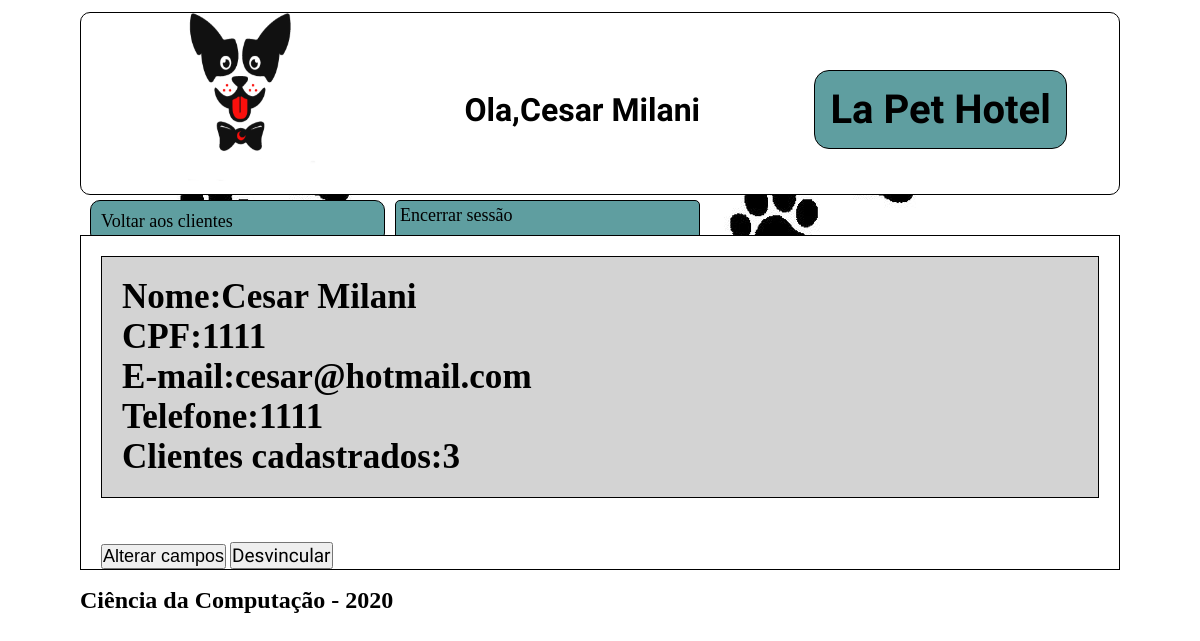
/monitor/11 (signed in), run on the app's committed database.
### cliente/models.py (models this page shows, shortened)
class Pessoa(models.Model):
    _CPF = models.CharField(max_length=16, blank=False,null=False, default=0)
    _nome = models.CharField("Nome",max_length=100,blank=False,null=False)
    _email = models.EmailField("E-Mail",max_length=200,blank=True, null=False, unique=True)
    _tel = models.CharField("Telefone",max_length=20,blank=True,null=True)
    user = models.OneToOneField(User, verbose_name="Usuario",on_delete=models.CASCADE, null=True)
    class Meta:
        abstract = True
    @property
    def nome(self):
        return self._nome
    @property
    def CPF(self):
        return self._CPF
    @property
    def email(self):
        return self._email
    @property
    def tel(self):
        return self._tel

class Monitor(Pessoa):
    administrador = models.ForeignKey(Administrador, verbose_name="Administradores",on_delete=models.CASCADE, null=True,blank=True)
    _CTPS = models.CharField(max_length=25,blank=True,null=True)
    class Meta:
        verbose_name = 'monitor'
        verbose_name_plural = 'monitores'
    @property
    def CTPS(self):
        return self._CTPS

### cliente/views.py (the view)
# urls.py: path('monitor/<id>', views.monitor_page),
@login_required(login_url='/login/')
def monitor_page(request,id):#Página de perfil do monitor podendo alterar e deletar infos pessoais
    monitor = Monitor.objects.get(user = request.user, id=id)
    cliente = Cliente.objects.filter(monitor_escolhido = monitor)
    return render(request,'monitor-pagina.html',{'cliente':cliente,'monitor':monitor})

### cliente/templates/monitor-pagina.html (shortened to what this page needs)
{%load static%}<!DOCTYPE html><html lang="en"><head><link rel="stylesheet" type="text/css" href="{% static 'assets/css/monitor-pagina.css' %}"></head><body><div class="header"><img class="logo" src="{% static 'assets/imgs/logo.png' %}" alt="My image"><h1 class="user">Ola,{{monitor.nome}}</h1><h1 class="title">La Pet Hotel</h1></div><div class="nav"><ul class="nav-1"><li class="cadastro"><a href="/monitor/">Voltar aos clientes</a></li><li class="logout"><a href="/logout/">Encerrar sessão</a></li></ul></div><div class="conteudo"><div class="pet"><h3>Nome:{{monitor.nome}}</h3><h3>CPF:{{monitor.CPF}}</h3><h3>E-mail:{{monitor.email}}</h3><h3>Telefone:{{monitor.tel}}</h3><h3>Clientes cadastrados:{{cliente.count}}</h3></div><div class="botoes"><button class=""><a href="/novo-monitor/?id={{monitor.id}}">Alterar campos</a></button> <button id="myBtn">Desvincular</button></div></div><div class="footer"><footer><h2>Ciência da Computação - 2020</h2></footer></div></body></html>

### static/assets/css/monitor-pagina.css (style rules this page uses)
* { padding:0;margin:0 }
h1 { font-family:'Indie Flower',cursive;margin-left:10px;margin-top:12px }
body { display:grid;background-image:url("/static/assets/imgs/ossos.jpg");min-width:100vh;grid-template-columns:1fr;grid-template-rows:200px 30px 1fr 100px;grid-template-areas:'cabecalho' 'navegacao' 'conteudo' 'rodape' }
.header { display:flex;margin:12px 80px 5px 80px;grid-area:cabecalho;background-color:white;align-items:center;border:solid 1px black;border-radius:10px;justify-content:space-around }
.logo { height:100% }
.title { font-size:40px;font-family:'Indie Flower',cursive;border:solid 1px black;background-color:cadetblue;padding:15px;border-radius:15px }
.nav { grid-area:navegacao;margin:0 500px 5px 80px }
.nav-1 { display:grid;list-style:none;grid-template-columns:1fr 1fr;grid-gap:10px;grid-template-areas:'botao-1 botao-2' }
.cadastro { border:solid 1px black;padding:10px;border-radius:10px;margin-bottom:5px;margin-left:10px;background-color:cadetblue }
.nav-1 .logout { grid-area:botao-2;padding:4px;border:solid 1px black;background-color:cadetblue;border-radius:5px }
a { text-decoration:none;font-size:18px;color:black }
.conteudo { grid-area:conteudo;margin:5px 80px 5px 80px;background-color:white;display:grid;grid-template-columns:1fr;grid-gap:24px;border:solid 1px black }
.pet { margin:20px;border:solid 1px black;padding:20px;background-color:lightgray;font-size:30px }
.botoes { margin-left:20px }
.footer { grid-area:rodape;margin:12px 80px 5px 80px }
#myBtn { text-decoration:solid;font-family:'Indie Flower',cursive;font-size:19px;color:black }

### data on the page
Monitor: nome "Cesar Milani", CPF "1111", email "cesar@hotmail.com", tel "1111"

### other printed values
{{ cliente.count }} "3"
